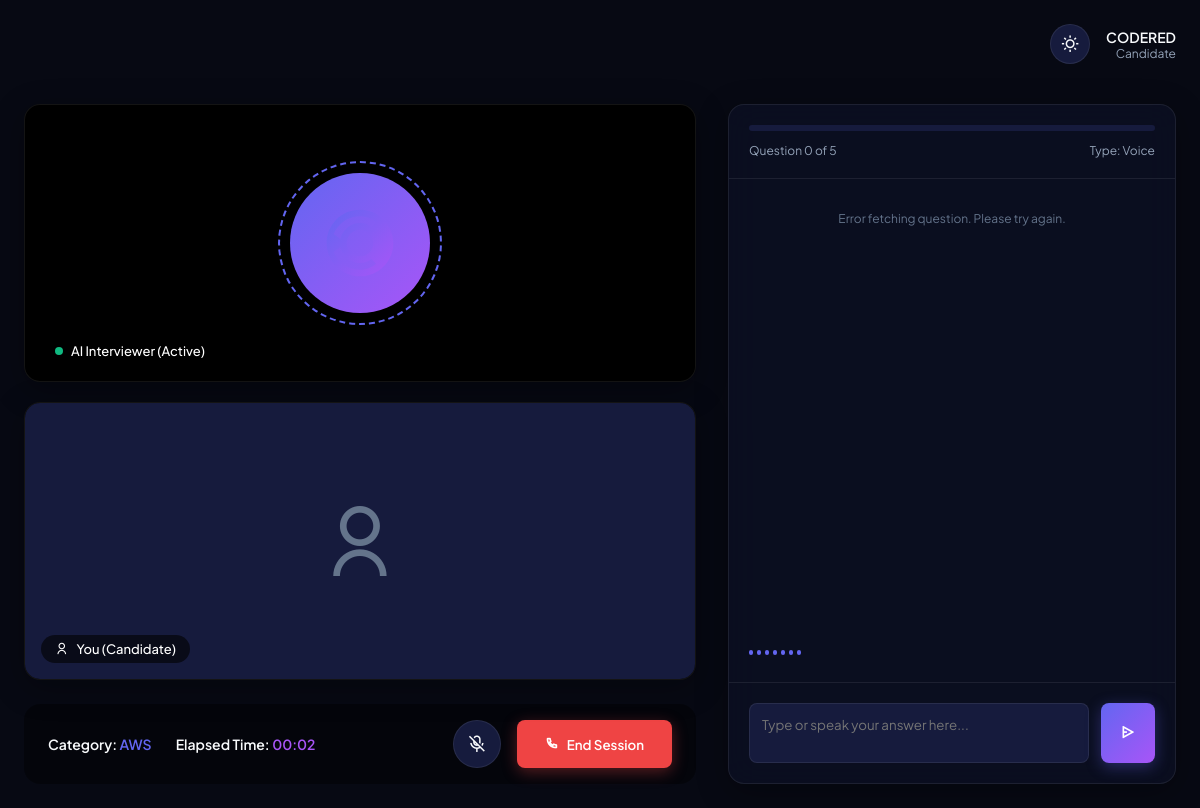
The page /interview/6 (signed in) on the database its author committed.
### tables this page shows
CREATE TABLE users (
    id INTEGER PRIMARY KEY AUTOINCREMENT,
    username TEXT UNIQUE NOT NULL,
    email TEXT UNIQUE NOT NULL,
    password_hash TEXT NOT NULL,
    api_key TEXT,
    created_at TIMESTAMP DEFAULT CURRENT_TIMESTAMP
);

CREATE TABLE interviews (
    id INTEGER PRIMARY KEY AUTOINCREMENT,
    user_id INTEGER NOT NULL,
    category TEXT NOT NULL,
    experience_level TEXT NOT NULL,
    difficulty TEXT NOT NULL,
    num_questions INTEGER NOT NULL,
    interview_type TEXT NOT NULL,
    overall_score REAL,
    technical_score REAL,
    communication_score REAL,
    problem_solving_score REAL,
    confidence_score REAL,
    grammar_score REAL,
    professionalism_score REAL,
    strengths TEXT,
    weaknesses TEXT,
    topics_to_improve TEXT,
    learning_path TEXT,
    hiring_recommendation TEXT,
    summary TEXT,
    duration_seconds INTEGER DEFAULT 0,
    status TEXT DEFAULT 'started',
    created_at TIMESTAMP DEFAULT CURRENT_TIMESTAMP,
    FOREIGN KEY (user_id) REFERENCES users (id) ON DELETE CASCADE
);

### app.py (the view)
@app.route("/interview/<int:interview_id>")
@login_required
def interview(interview_id):
    interview_data = query_db(
        "SELECT * FROM interviews WHERE id = ? AND user_id = ?",
        (interview_id, current_user.id),
        one=True
    )
    if not interview_data:
        return redirect(url_for("dashboard"))
    return render_template("interview.html", interview=interview_data)

### app.py (called while the page is built)
@login_manager.user_loader
def load_user(user_id):
    return get_user_by_id(user_id)

### database.py (called while the page is built)
def get_db_connection():
    connection = sqlite3.connect(Config.DATABASE_PATH)
    connection.row_factory = sqlite3.Row
    connection.execute("PRAGMA foreign_keys = ON")
    return connection

def query_db(query, args=(), one=False):
    connection = get_db_connection()
    cursor = connection.execute(query, args)
    rows = cursor.fetchall()
    connection.commit()
    connection.close()
    return (rows[0] if rows else None) if one else rows

def get_user_by_id(user_id):
    row = query_db("SELECT * FROM users WHERE id = ?", (user_id,), one=True)
    if row:
        return User(
            row["id"],
            row["username"],
            row["email"],
            row["password_hash"],
            row["api_key"],
            row["created_at"]
        )
    return None

### templates/interview.html (shortened to what this page needs)
{% extends "base.html" %}
{% block content %}
<div class="interview-screen-container">
    <div class="video-conference-area">
        <div class="video-grid">
            <div class="glass-card video-panel" id="aiPanel">
                <div class="ai-avatar-container">
                </div>
                <div class="video-label">
                    <span style="display:inline-block; width:8px; height:8px; background:var(--success); border-radius:50%;"></span>
                    AI Interviewer (Active)
                </div>
            </div>
            <div class="glass-card video-panel" id="userPanel">
                <div id="candidateAvatarFallback" style="display: none; width: 100%; height: 100%; align-items: center; justify-content: center; background: var(--bg-tertiary);">
                    <i class="ri-user-line" style="font-size: 80px; color: var(--text-muted);"></i>
                </div>
                <div class="video-label">
                    <i class="ri-user-line" style="color:#ffffff;"></i>
                    You (Candidate)
                </div>
            </div>
        </div>
        <div class="interview-controls">
            <div style="display: flex; align-items: center; gap: 24px;">
                <div style="font-size: 14px; font-weight: 600;">
                    Category: <span style="color: var(--accent-indigo);">{{ interview.category }}</span>
                </div>
                <div style="font-size: 14px; font-weight: 600;">
                    Elapsed Time: <span id="interviewTimer" style="color: var(--accent-purple);">00:00</span>
                </div>
            </div>
            <div style="display: flex; gap: 16px;">
                <button class="control-btn" id="toggleMicBtn" title="Mute/Unmute microphone">
                    <i class="ri-mic-off-line"></i>
                </button>
                <button class="btn-primary" id="endInterviewBtn" style="background: var(--danger); box-shadow: 0 4px 15px rgba(239, 68, 68, 0.35);">
                    <i class="ri-phone-line"></i> End Session
                </button>
            </div>
        </div>
    </div>
    <div class="glass-card chat-side-panel">
        <div style="padding: 20px; border-bottom: 1px solid var(--glass-border);">
            <div class="progress-container" style="margin-bottom: 12px;">
            </div>
            <div style="display: flex; justify-content: space-between; font-size: 12px; color: var(--text-secondary);">
                <span id="progressBarLabel">Question 0 of {{ interview.num_questions }}</span>
                <span>Type: {{ interview.interview_type }}</span>
            </div>
        </div>
        <div class="chat-messages" id="chatMessages">
        </div>
        <div style="padding: 0 20px 10px 20px;">
            <div class="wave-container" id="visualWave">
                <div class="wave-bar"></div>
                <div class="wave-bar"></div>
                <div class="wave-bar"></div>
                <div class="wave-bar"></div>
                <div class="wave-bar"></div>
                <div class="wave-bar"></div>
                <div class="wave-bar"></div>
            </div>
        </div>
        <div class="chat-input-area">
            <textarea id="answerInput" class="form-input" placeholder="Type or speak your answer here..." style="resize: none; height: 60px; padding: 12px;"></textarea>
            <button class="btn-primary" id="submitAnswerBtn" style="height: 60px; padding: 0 20px;">
                <i class="ri-send-plane-2-line"></i>
            </button>
        </div>
    </div>
</div>
{% endblock %}

### templates/base.html (shortened to what this page needs)
<!DOCTYPE html>
<html lang="en" data-theme="dark">
<head>
    <link href="https://cdn.jsdelivr.net/npm/remixicon@4.2.0/fonts/remixicon.css" rel="stylesheet">
    <link rel="stylesheet" href="{{ url_for('static', filename='css/style.css') }}">
</head>
<body>
    {% if current_user.is_authenticated and not hide_sidebar %}
    <div class="app-container">
        <main class="main-content">
            <header class="topbar">
                <div class="user-profile-menu">
                    <button class="theme-toggle-btn" id="themeToggle">
                        <i class="ri-sun-line"></i>
                    </button>
                    <div style="display: flex; flex-direction: column; align-items: flex-end;">
                        <span style="font-weight: 600; font-size: 14px;">{{ current_user.username }}</span>
                        <span style="font-size: 12px; color: var(--text-secondary);">Candidate</span>
                    </div>
                </div>
            </header>
            {% block content %}{% endblock %}
        </main>
    </div>
    {% else %}
        {% block public_content %}{% endblock %}
    {% endif %}
</body>
</html>

### templates/interview.html (style rules this page uses)
.main-content { margin-left: 0 !important; width: 100% !important; padding: 24px !important; }

### rows shown on the page
users: username "CODERED"
interviews: category "AWS", num_questions "5", interview_type "Voice"
